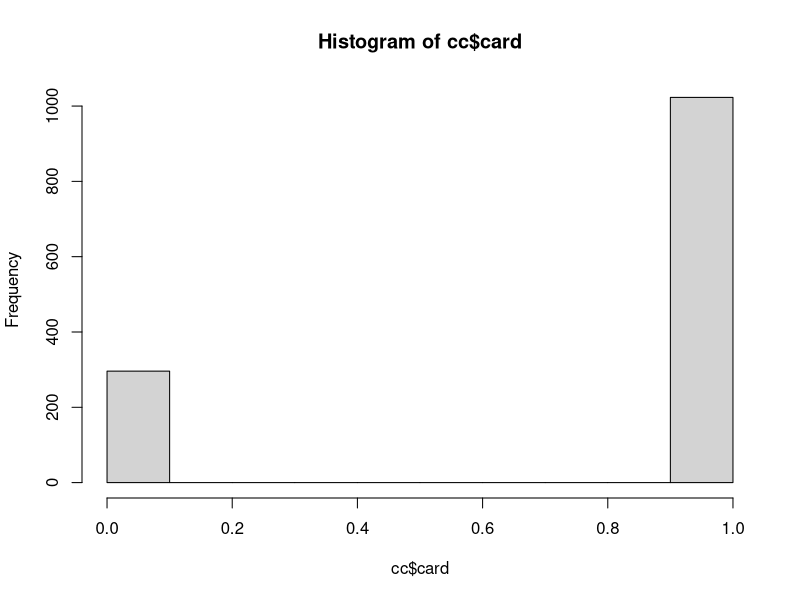
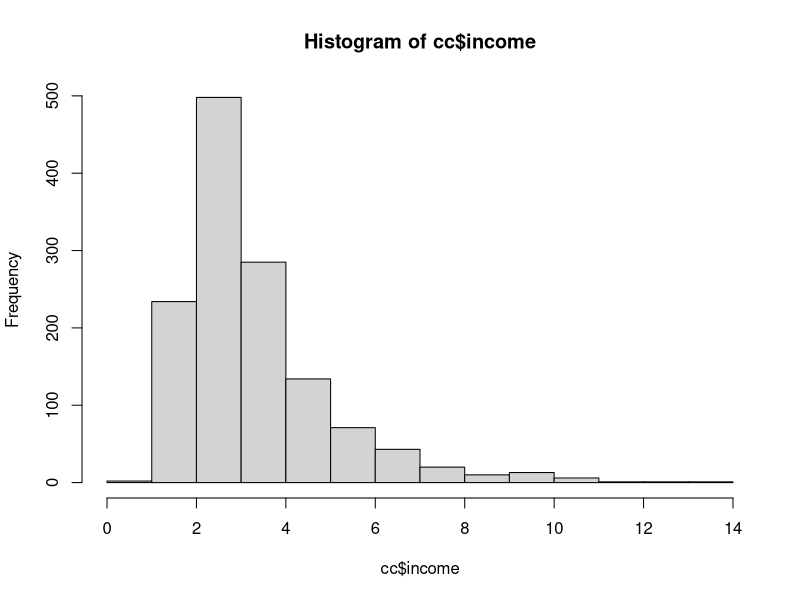
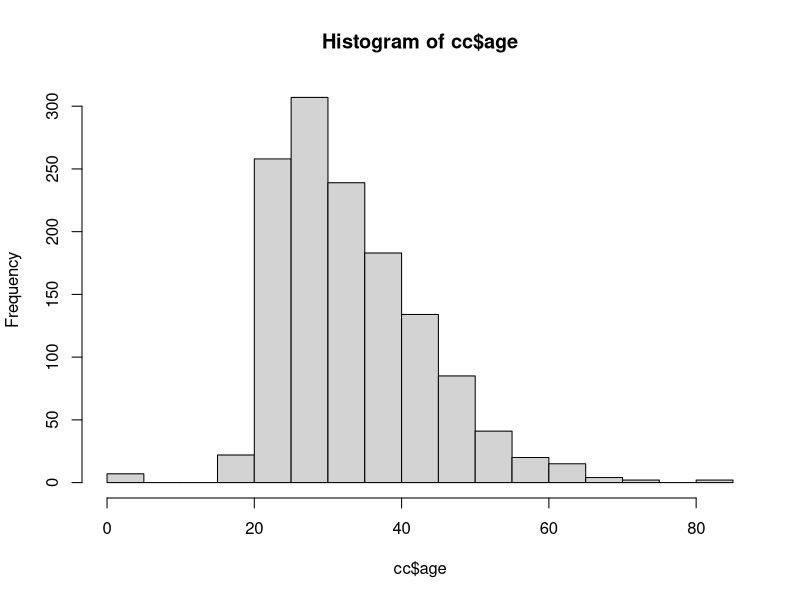
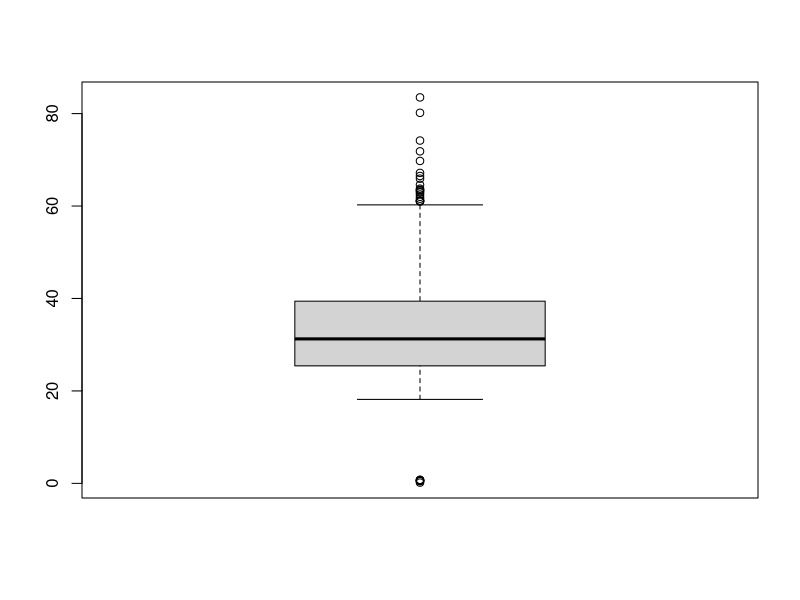
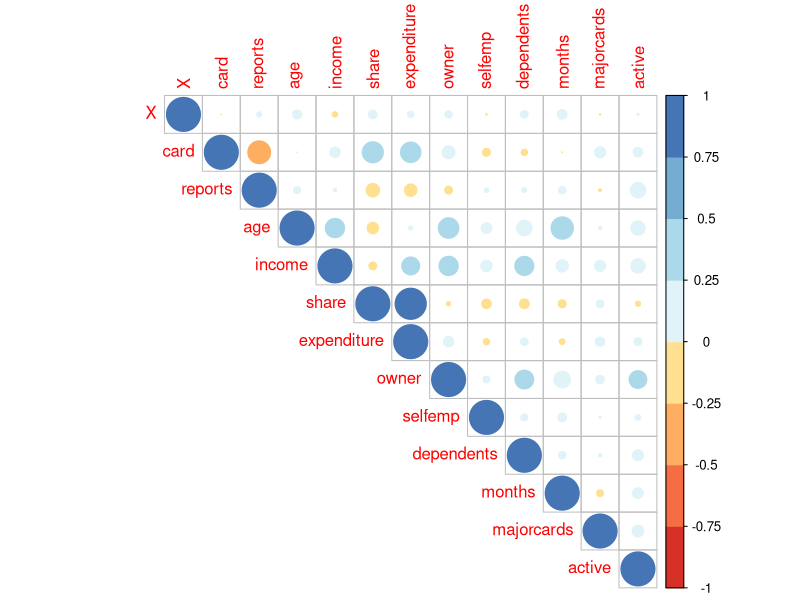

The R source for these figures, in order: (Note: this script raises an error after producing the figures.)
#credit card assignment logistics regression
#classify whether application accepted or not
getwd()
setwd("/Users/navidhithakur/Desktop/EXCELR/assignments/logistic")
cc <- read.csv("creditcard.csv")
View(cc)
attach(cc)


#EDA

str(cc)
sum(is.na(cc))#0 na values
sum(duplicated(cc))#0 duplicates
dim(cc)
ncol(cc)
colnames(cc)
summary(cc)
cc$card <- ifelse(cc$card=='yes',1,0)
cc$owner <- ifelse(cc$owner=='yes',1,0)
cc$selfemp <- ifelse(cc$selfemp=='yes',1,0)
library(dplyr)
glimpse(cc)
str(cc)
hist(cc$card)
# number of accepted cards is much more.
hist(cc$income)
hist(cc$age)
boxplot(cc$age)#above 60 is considered outliers.also 30 is median age..
library(corrplot)
library(RColorBrewer)
m <- cor(cc)
corrplot(m,type="upper",col=brewer.pal(n=8,name = "RdYlBu"))
cor(cc,y=cc$card)
# months,dep,selfemp,reports have negative correlation

#splitting data
library(caTools)
set.seed(123)
cc.train <- sample.split(cc,SplitRatio = 0.70)
glimpse(cc.train)
trainset <- subset(cc,cc.train=="TRUE")
testset <- subset(cc,cc.train=="FALSE")
table(trainset$card)
table(testset$card)

#fitting models
cc.train.model <- glm(card~.,data=trainset,family=binomial,maxit=100)
cc.train.model
exp(coef(cc.train.model))
summary(cc.train.model)

cc.train.model2 <- glm(card~age+income+share+expenditure+reports+dependents,family=binomial,data=trainset,maxit=100)
summary(cc.train.model2)

cc.train.model3 <- glm(card~reports+dependents,famil=binomial,data=trainset)
summary(cc.train.model3)



cc.train.model4 <- glm(card~reports+dependents+age+income,family=binomial,data=trainset)
summary(cc.train.model4)


#AIC value of 3rd and 4th models are high.

#predictions

prediction3 <- predict(cc.train.model3,newdata=testset[-2],type="response")#using 3rd cc train model
prediction3
table(testset$card,prediction3>0.5)
table(prediction3>0.5)

prediction4 <- predict(cc.train.model4,newdata=testset[-2],type="response")#using 4th cc train model
prediction4
table(testset$card,prediction4>0.5)
table(prediction4>0.5)




conf <-  table(testset$card,prediction4>0.5)
conf

conf2 <- table(testset$card,prediction3>0.5)
conf2

#0 1nd 1 will be change to true and false for model accuracy.
dimnames(conf)[[1]]=c("FALSE","TRUE")
conf

#model accuracy


library(caret)

sensitive <- sensitivity(conf)
specificity <- specificity(conf)


sensitive2 <- sensitivity(conf_matrix)
specificity2 <- specificity(conf)
#since threshold 0.8 is not getting good results..we'll go with 0.5.
Accuracy <- sum(diag(conf)/sum(conf))
error <- 1-Accuracy

#ROC Curve
library(ROCR)
library(pROC)




plot.roc(testset$card,prediction3)
par(pty="s")#to get side lines removed
plot.roc(testset$card,prediction3,legacy.axes=TRUE,print.auc=TRUE)#TO Get value in x axis from 0-1,legacy.axes used

plot.roc(testset$card,prediction4,print.auc=TRUE,legacy.axes=TRUE)





#prediction4 or cc.train.model 4 is final.as it has better auc.
